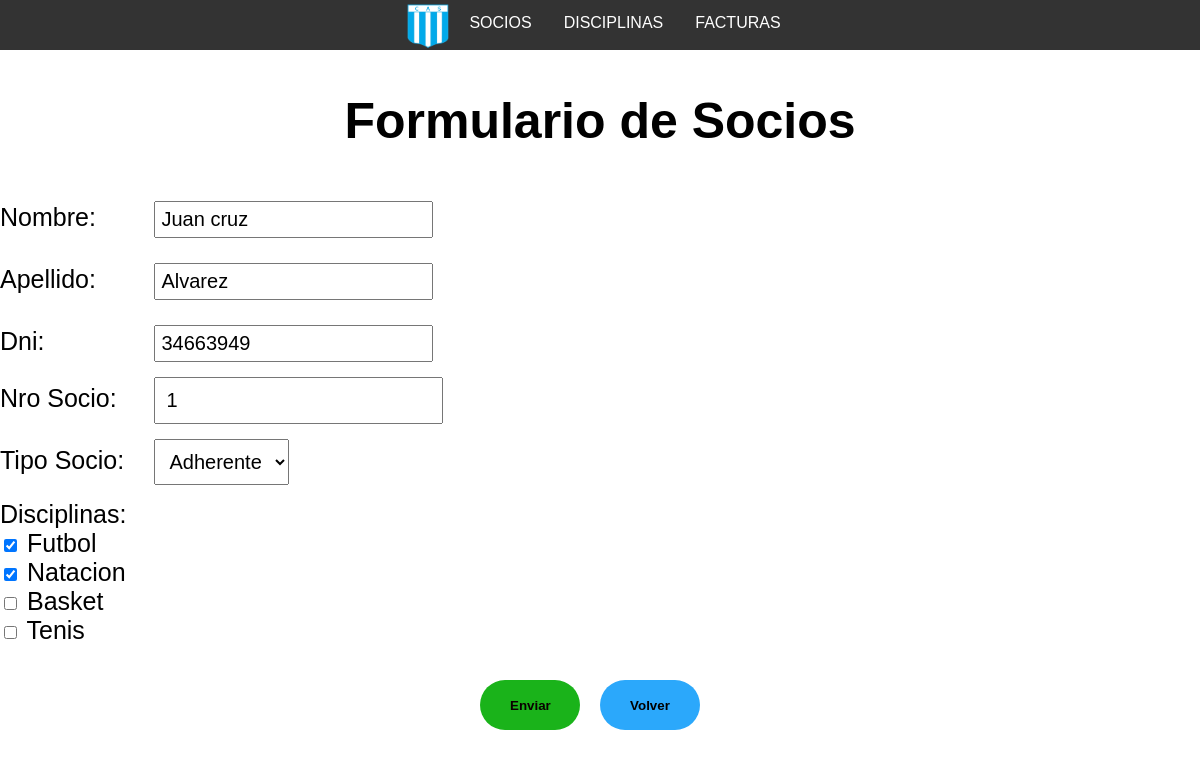
Screenshot of /socios/modificar_socio/35 with the database file from the repository.
### socios/models.py (models this page shows, shortened)
class Socios(models.Model):
    socio_afiliado = 0
    socio_adherente = 1
    tipo = [
        (socio_afiliado, "Afiliado"),
        (socio_adherente, "Adherente")
    ]
    nroSocio = models.IntegerField(unique=True)
    dni = models.IntegerField(unique=True)
    apellido = models.CharField(max_length=200, blank=True)
    nombre = models.CharField(max_length=200, blank=True)
    tipo_socio = models.PositiveSmallIntegerField(choices=tipo)
    disciplinas = models.ManyToManyField(Disciplinas, through='Inscripcion')

class Disciplinas(models.Model):
    nombre = models.CharField(max_length=100, unique=True, blank=True)
    monto_afiliado = models.IntegerField()
    monto_adherente = models.IntegerField()

### socios/views.py (the view)
# urls.py: path('modificar_socio/<id_socio>', views.modificar_socio, name="modificar_socio"),
def modificar_socio(request, id_socio):
    socio = get_object_or_404(Socios, id=id_socio)
    disciplinas = Disciplinas.objects.all()
    if request.method == 'POST':
        form = SociosForm(request.POST, instance=socio)
        if form.is_valid():
            socio = form.save(commit=False)
            socio.dni = request.POST['dni']
            socio.nroSocio = request.POST['nroSocio']
            socio.nombre = request.POST['nombre']
            socio.apellido = request.POST['apellido']
            socio.tipo_socio = request.POST['tipo_socio']
            socio.save()
            form.save_m2m()
            socio.disciplinas.set(request.POST.getlist('disciplinas'))
            return redirect('lista_socios')
    else:
        form = SociosForm(instance=socio)
        form.fields['dni'].widget.attrs['readonly'] = True
        form.fields['nroSocio'].widget.attrs['readonly'] = True
        form.fields['nombre'].widget.attrs['readonly'] = True
        form.fields['apellido'].widget.attrs['readonly'] = True
        form.fields['disciplinas'].label = ''
        form.fields['disciplinas'].choices = [
            (c.pk, c.nombre) for c in disciplinas]
        form.initial['disciplinas'] = [disciplina.pk for disciplina in socio.disciplinas.all()]
    return render(request, 'alta_socios.html', {'form': form, 'disciplinas': disciplinas})

### socios/forms.py
class SociosForm(forms.ModelForm):
    disciplinas = forms.ModelMultipleChoiceField(
        queryset=Disciplinas.objects.all(),
        widget=forms.CheckboxSelectMultiple,
    )
    class Meta:
        model = Socios
        fields = ['nroSocio', 'dni', 'apellido', 'nombre', 'tipo_socio', 'disciplinas']
        widgets = {
            'dni': forms.TextInput(attrs={'novalidate': 'novalidate'}),
        }
    def __init__(self, *args, **kwargs):
        super(SociosForm, self).__init__(*args, **kwargs)
        self.fields['nombre'].widget.attrs.update({'class': 'form-control input-text'})
        self.fields['apellido'].widget.attrs.update({'class': 'form-control input-text'})
        self.fields['dni'].widget.attrs.update({'class': 'form-control input-text', 'min':'0'})
        self.fields['nroSocio'].widget.attrs.update({'class':'form-control nro-socio'})
        self.fields['tipo_socio'].widget.attrs.update({'class': 'form-control tipo-socio'})
        self.fields['disciplinas'].widget.attrs.update({'class': 'check-disciplinas'})
        self.fields['disciplinas'].choices = [(c.pk, c.nombre) for c in Disciplinas.objects.all()]

### socios/templates/alta_socios.html (shortened to what this page needs)
<!DOCTYPE html>
<html lang="en">
<head>
    {% load static %}
    {% include 'navbar.html' %}
    {% block extraCSS%}
    <link rel="stylesheet" href="{% static 'css/ABMsocios.css' %}">
    {% endblock extraCSS%}
</head>
<body>
  <div class="div-alta-socios">
    <h2>Formulario de Socios</h2>
    <form method="post" action="{% if form.instance.id %}{% url 'modificar_socio' form.instance.id %}{% else %}{% url 'alta_socios' %}{% endif %}">
      <div class="div-formulario">
        <div class="form-group">
          <label for="{{ form.nombre.id_for_label }}" class="formulario-label">Nombre:</label>
          <div class="formulario-input">{{ form.nombre }}</div>
        </div>
        <div class="form-group">
          <label for="{{ form.apellido.id_for_label }}" class="formulario-label">Apellido:</label>
          <div class="formulario-input">{{ form.apellido }}</div>
        </div>
        <div class="form-group">
          <label for="{{ form.dni.id_for_label }}" class="formulario-label">Dni:</label>
          <div class="formulario-input">{{ form.dni }}</div>
        </div>
        <div class="form-group">
          <label for="{{ form.nroSocio.id_for_label }}" class="formulario-label">Nro Socio:</label>
          <div class="formulario-input">{{ form.nroSocio }}</div>
        </div>
        <div class="form-group">
          <label for="{{ form.tipo_socio.id_for_label }}" class="formulario-label">Tipo Socio:</label>
          <div class="formulario-input">{{ form.tipo_socio }}</div>
        </div>
        <div class="form-group">
          <div class="check-disciplinas">
            <label for="{{ form.disciplinas.id_for_label }}">Disciplinas:</label>
            {% for checkbox in form.disciplinas %}
              <div class="columna-de-dos">
                <label>{{ checkbox.tag }} {{ checkbox.choice_label }}</label>
              </div>
            {% endfor %}
          </div>
        </div>
        <div class="botones-form">
          <button class="boton-form-enviar boton-form" type="submit" value="Enviar">Enviar</button>
          <button class="boton-form-volver boton-form"><a href="{% url 'lista_socios' %}">Volver</a></button>
        </div>
    </form>
  </div>
  </body>
  </html>

### static/css/tablas.css (style rules this page uses)
body { font-family: Arial, sans-serif; margin: 0; padding: 0; }
input[type="text"] { padding: 5px; margin-top: 10px; }
a { text-decoration: none; }

### static/css/botones.css (style rules this page uses)
:root { --boton-eliminar-color: #c41b1b; --boton-agregar-color: #28c01a; --boton-pagar-color: #1a67c0; --boton-lista-color: #b5c01a; --boton-modificar-color: #c0491a; }

### static/css/ABMsocios.css (style rules this page uses)
h2 { text-align: center; font-size: 50px; }
label { font-size: 25px; }
.form-group { margin-bottom: 15px; }
.formulario-label { display: inline-block; width: 150px; margin-bottom: 5px; }
.formulario-input { display: inline-block; width: 200px; }
.tipo-socio { font-size: 20px; padding: 10px; }
.nro-socio { font-size: 20px; padding: 10px; }
.input-text { font-size: 20px; padding: 10px; }
.botones-form { display: flex; flex-direction: row; justify-content: center; }
.boton-form { border-radius: 25%; margin-top: 20px; margin-right: 20px; width: 100px; height: 50px; text-decoration: none; }
.boton-form-enviar { background-color: green }
.boton-form-volver { background-color: red; }
a { color: black; }
.boton-form-enviar { padding: 12.5px 30px; border: 0; border-radius: 100px; background-color: #1ab31a; color: #0a0101; font-weight: Bold; transition: all 0.5s; -webkit-transition: all 0.5s; }
.boton-form-volver { padding: 12.5px 30px; border: 0; border-radius: 100px; background-color: #2ba8fb; color: #0a0101; font-weight: Bold; transition: all 0.5s; -webkit-transition: all 0.5s; }

### rows the page displays
Socios: nombre "Juan cruz", apellido "Alvarez", dni "34663949", nroSocio "1", tipo_socio "Adherente"
Disciplinas: choice_label "Futbol"
Disciplinas: choice_label "Natacion"
Disciplinas: choice_label "Basket"
Disciplinas: choice_label "Tenis"
